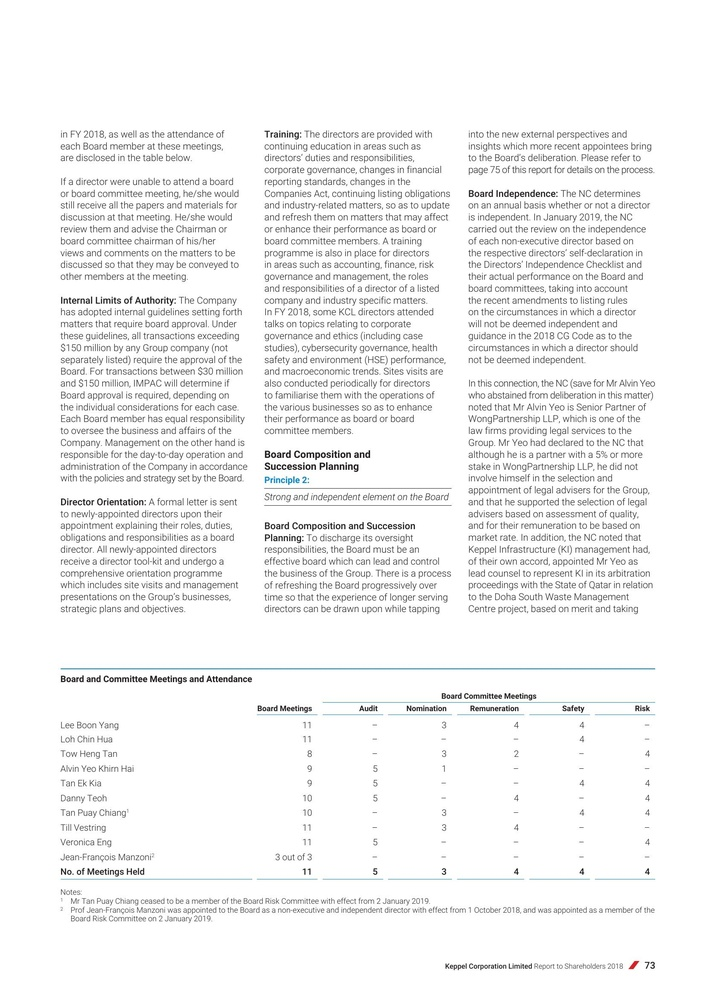
#> input picture Assignment2/page68.jpg, 706 x 999 px, shrunk from 1654 x 2339 before the run, found by its file name
$ jupyter execute --allow-errors ass2.1.ipynb
#> lines starting #> are read from the running program, lines starting #| are printed output that depends on the picture; after the words box and inside, x2 and y2 are one past the last pixel; in counts of white or black regions, pixels touching at a corner belong together
[cell 1]
import camelot as cam
import pandas as pd
#process_background=True
path="keppel-corporation-limited-annual-report-2018.pdf"

#> (a cell that did not finish here is left out)

#> (a cell that did not finish here is left out)

#> (a cell that did not finish here is left out)

[cell 5]
# import module
from pdf2image import convert_from_path


# Store Pdf with convert_from_path function
#> (the rest of this cell did not finish here and is left out)

[cell 6]
import cv2
import numpy as np
import matplotlib.pyplot as plt

file =  "/Users/apple/Desktop/thewalnut/A2/page68.jpg"

im1 = cv2.imread(file, 0)
#> im1: shape (999, 706); min 0, max 255, mean 243.4
im = cv2.imread(file)
#> im is the input picture: shape (999, 706, 3); mean B, G, R 243.5, 243.5, 243.3

ret,thresh_value = cv2.threshold(im1,180,255,cv2.THRESH_BINARY_INV)
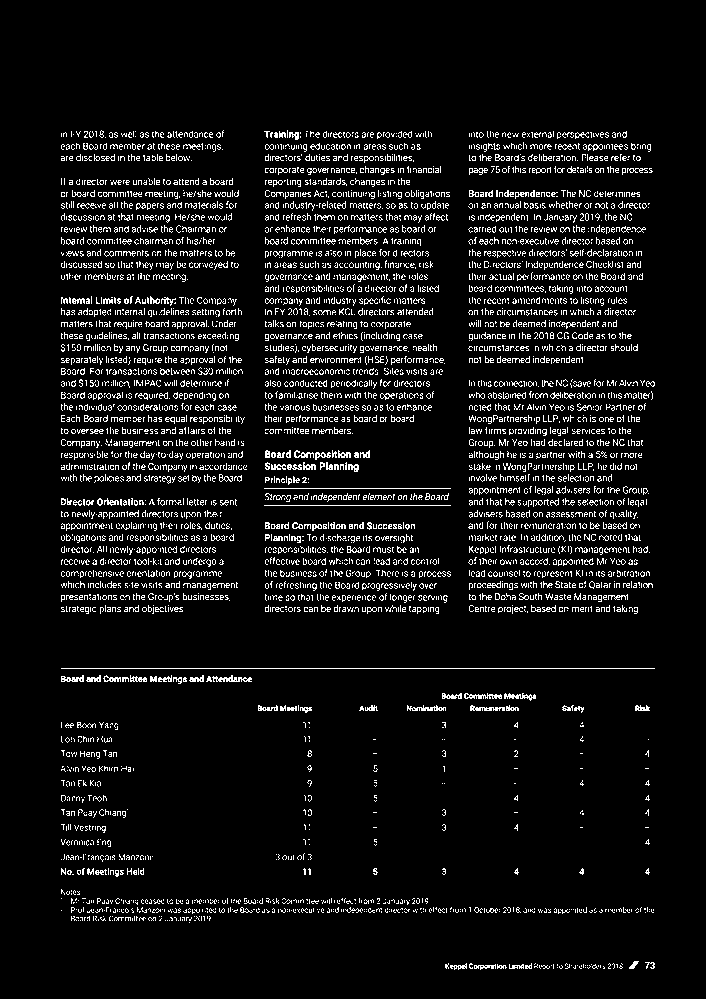
#> thresh_value: shape (999, 706); 7.2% white in thin lines or dots, all inside (x1, y1, x2, y2) = (61, 130, 655, 970)

kernel = np.ones((5,5),np.uint8)
dilated_value = cv2.dilate(thresh_value,kernel,iterations = 1)
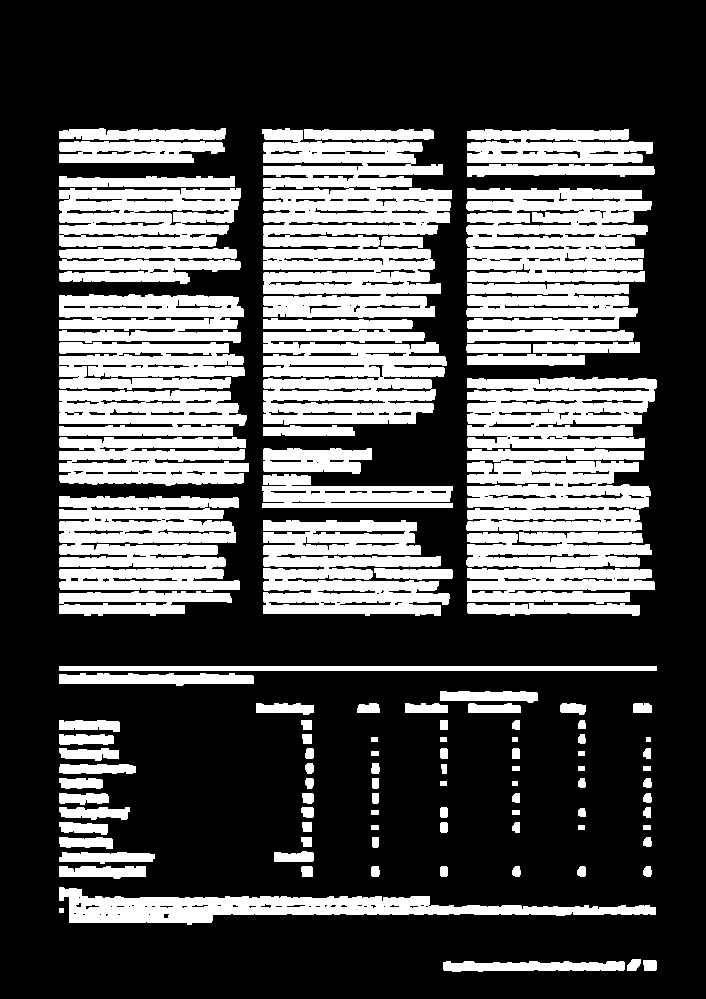
#> dilated_value: shape (999, 706); 31.6% white; 110 white regions

contours, hierarchy = cv2.findContours(dilated_value,cv2.RETR_TREE,cv2.CHAIN_APPROX_SIMPLE)
#> contours = 401 contours, 95 with area under 20; largest, box (x1, y1, x2, y2) and area: (262, 128, 452, 318) 26088, (263, 318, 447, 425) 15093, (466, 188, 652, 283) 14610, (59, 188, 241, 284) 13816, (59, 496, 240, 592) 13564
cordinates = []
for cnt in contours:
    x,y,w,h = cv2.boundingRect(cnt)
    cordinates.append((x,y,w,h))
    #bounding the images
    if y< 50:

        cv2.rectangle(im,(x,y),(x+w,y+h),(0,0,255),1)
#> this loop made 401 passes
#> (x, y, w, h) on passes 1 to 3: (443, 961, 182, 11), (643, 960, 14, 11), (627, 959, 14, 12)
#> after the loop, cordinates = 401 items, first 6: (443, 961, 182, 11), (643, 960, 14, 11), (627, 959, 14, 12), (59, 908, 5, 5), (59, 887, 597, 38), (163, 913, 7, 6)

plt.imshow(im)
cv2.namedWindow('detecttable', cv2.WINDOW_NORMAL)
cv2.imwrite('detecttable.jpg',im)
#> Out = True
